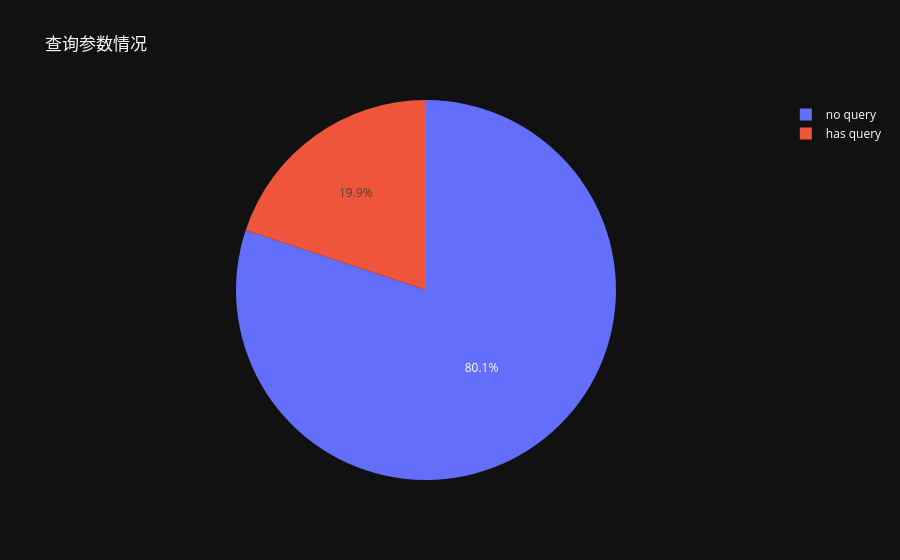

This figure's notebook cell:
### Markdown cell above
## 图表展示

### Code cell
query_count = data["has_query"].value_counts()
query_count.rename(index={1 :"has query",0  :"no query"},inplace=True)
has_query_pie = go.Figure(go.Pie(labels=query_count.index,values=query_count.values))
has_query_pie.update_layout(title='查询参数情况',
                  template='plotly_dark',
                  font=dict(color='white'),
                  showlegend=True)
has_query_pie.show()

### Figure 1 — Plotly figure (JSON) as saved in the notebook; plotly's stock layout.template omitted (floating-point values rounded to 4 significant figures)
{"data": [{"labels": ["no query", "has query"], "type": "pie", "values": [506644, 125864]}], "layout": {"font": {"color": "white"}, "showlegend": true, "title": {"text": "查询参数情况"}}}
